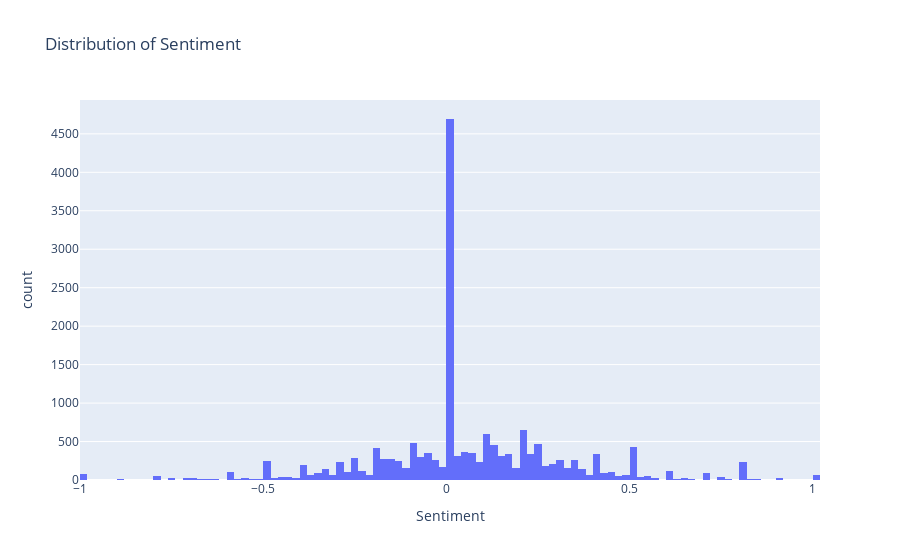

The notebook cell saved with this chart:
### Code cell
Feelings_Time = Master_tweet_df[['date','Sentiment','positive','clean_text']]
plt.figure(figsize=(20,5))
fig = px.histogram(Feelings_Time, x='Sentiment', title='Distribution of Sentiment')
fig.show()

### Figure 1 — Plotly figure (JSON) as saved in the notebook; plotly's stock layout.template omitted (floating-point values rounded to 4 significant figures; data arrays with more than 128 entries replaced by an {"elided": "..."} marker saying what was removed)
{"data": [{"alignmentgroup": "True", "bingroup": "x", "hovertemplate": "Sentiment=%{x}<br>count=%{y}<extra></extra>", "legendgroup": "", "marker": {"color": "#636efa"}, "name": "", "offsetgroup": "", "orientation": "v", "showlegend": false, "type": "histogram", "x": {"elided": "17481 float values"}, "xaxis": "x", "yaxis": "y"}], "layout": {"barmode": "relative", "legend": {"tracegroupgap": 0}, "title": {"text": "Distribution of Sentiment"}, "xaxis": {"anchor": "y", "domain": [0, 1], "title": {"text": "Sentiment"}}, "yaxis": {"anchor": "x", "domain": [0, 1], "title": {"text": "count"}}}}
